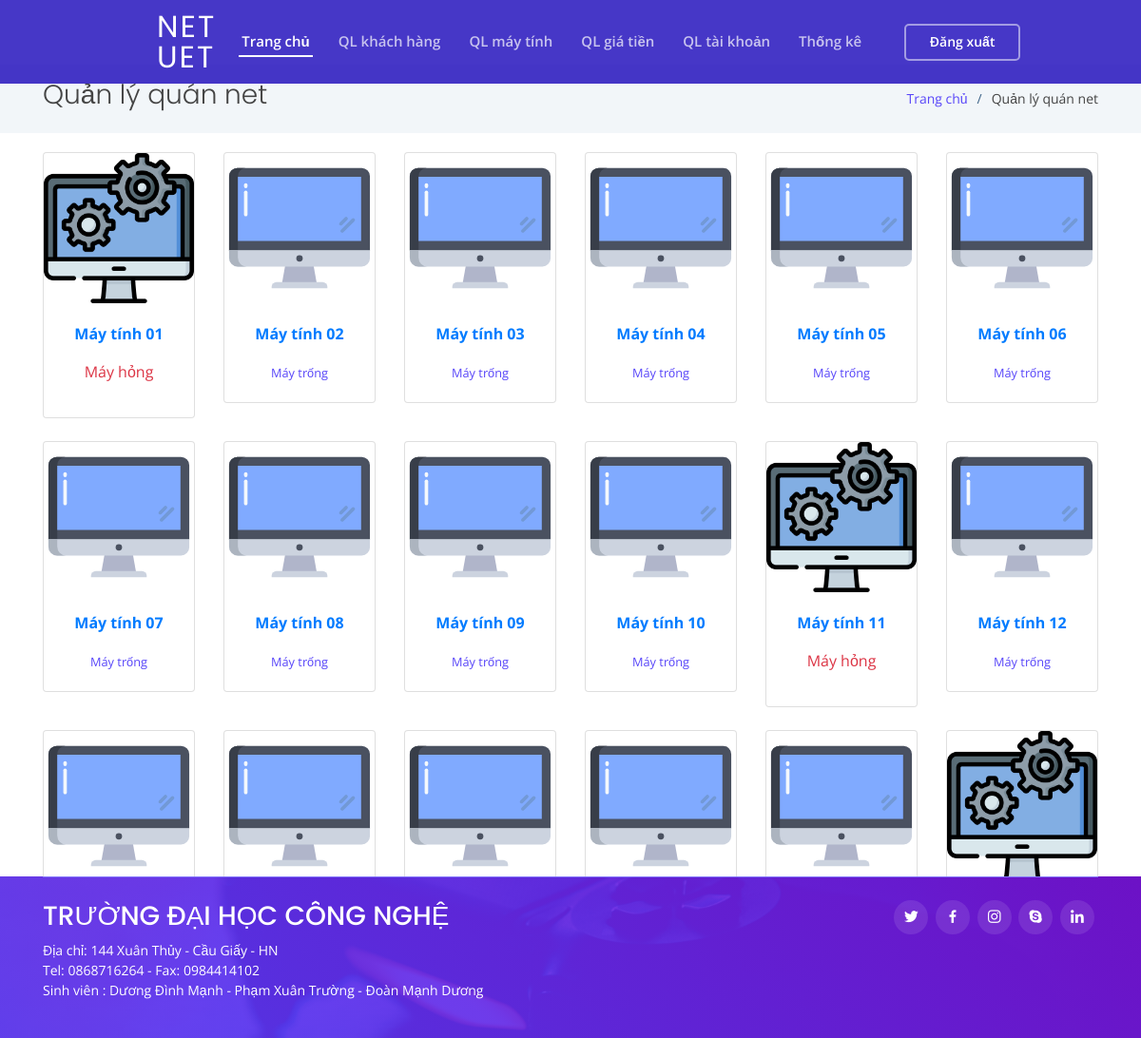
The page /index.php (signed in) on the database its author committed.
### tables this page shows
CREATE TABLE `maytinh` (
  `id` int(11) NOT NULL COMMENT 'khóa chính',
  `tenmay` varchar(32) NOT NULL COMMENT 'tên máy tính',
  `tinhtrang` varchar(32) NOT NULL DEFAULT 'binhthuong' COMMENT 'bình thường/hỏng'
);

### index.php (the view, shortened to what this page needs)
<?php
$title = "Quản lý quán net";
require_once('./header.php');
require_once('./db_connect.php');
?>
<div class="row">
	<?php
	$query = mysqli_query($conn, "SELECT * FROM `maytinh` WHERE 1 ORDER BY `tenmay` ASC");
	if ($query && $query->num_rows > 0) :
		while ($maytinh = mysqli_fetch_assoc($query)) :
			if ($maytinh['tinhtrang'] == 'Hỏng') :
	?>
				<div class="col-xl-2 col-md-4 col-6 mb-4"data-aos="zoom-in">
					<div class="card">
						<img src="./assets/img/settings.png" width="100px" class="card-img-top" alt="Máy đang gặp sự cố">
						<div class="card-body">
							<p class="font-weight-bold text-primary text-center"><?= $maytinh['tenmay'] ?></p>
							<p class="text-danger text-center">Máy hỏng</p>
						</div>
					</div>
				</div>
				<?php
			else :
				$querygiaodich = mysqli_query($conn, "SELECT * FROM `giaodich`, `giatien` WHERE `idmay`='" . $maytinh['id'] . "' AND `giatien`.`idgiatien`=`giaodich`.`idgiatien` ORDER BY `thoigianbatdau` DESC LIMIT 1");
				if ($querygiaodich && $querygiaodich->num_rows > 0) :
					$giaodich = mysqli_fetch_assoc($querygiaodich);
					if ($giaodich['thoigianketthuc'] == NULL) :
				?>
						<div class="col-xl-2 col-md-4 col-6 mb-4" data-aos="zoom-in">
							<a class="card" href="./ql-giao-dich.php?may=<?= $maytinh['id'] ?>">
								<img src="./assets/img/computer-used.png" width="100px" class="card-img-top" alt="máy đang sử dụng">
								<div class="card-body">
									<div class="font-weight-bold text-primary text-center"><?= $maytinh['tenmay'] ?></div>
									<div class="text-info text-center"><?= date("H:i:m", strtotime($giaodich['thoigianbatdau'])); ?></div>
									<div class="text-second text-center"><?php echo ceil(((time() - strtotime($giaodich['thoigianbatdau'])) / 3600) * $giaodich['gia'] * ((100 - $giaodich['giamgia']) / 100)); ?>.000 đ</div>
								</div>
							</a>
						</div>
					<?php
					else :
					?>
						<div class="col-xl-2 col-md-4 col-6 mb-4" data-aos="zoom-in">
							<a class="card text-center" href="./them-giao-dich.php?may=<?= $maytinh['id'] ?>">
								<img src="./assets/img/computer.svg" width="100px" class="card-img-top" alt="máy trống">
								<div class="card-body">
									<p class="font-weight-bold text-primary text-center"><?= $maytinh['tenmay'] ?></p>
									<small class="text-second text-center">Máy trống</small>
								</div>
							</a>
						</div>
					<?php
					endif;
				else :
					?>
					<div class="col-xl-2 col-md-4 col-6 mb-4" data-aos="zoom-in">
						<a class="card text-center" href="./them-giao-dich.php?may=<?= $maytinh['id'] ?>">
							<img src="./assets/img/computer.svg" width="100px" class="card-img-top" alt="máy trống">
							<div class="card-body">
								<p class="font-weight-bold text-primary text-center"><?= $maytinh['tenmay'] ?></p>
								<small class="text-second text-center">Máy trống</small>
							</div>
						</a>
					</div>
	<?php
				endif;
			endif;
		endwhile;
	endif;
	?>
</div>
<?php
require_once('./footer.php');
?>

### header.php (shortened to what this page needs)
<!DOCTYPE html>
<html lang="en">
<head>
  <link href="assets/vendor/bootstrap/css/bootstrap.min.css" rel="stylesheet">
  <link href="assets/vendor/icofont/icofont.min.css" rel="stylesheet">
  <link href="assets/vendor/boxicons/css/boxicons.min.css" rel="stylesheet">
  <link href="assets/vendor/owl.carousel/assets/owl.carousel.min.css" rel="stylesheet">
  <link href="assets/vendor/venobox/venobox.css" rel="stylesheet">
  <link href="assets/vendor/aos/aos.css" rel="stylesheet">
  <link rel="stylesheet" href="//cdnjs.cloudflare.com/ajax/libs/font-awesome/4.7.0/css/font-awesome.min.css">
  <link rel="stylesheet" href="assets/css/styleDatatable.css">
  <link href="assets/css/style.css" rel="stylesheet">
  <link href="https://cdn.jsdelivr.net/npm/select2@4.1.0-rc.0/dist/css/select2.min.css" rel="stylesheet" />
</head>
<body>
  <header id="header" class="fixed-top header-inner-pages">
    <div class="container-fluid">
      <div class="row justify-content-center">
        <div class="col-xl-9 d-flex align-items-center">
          <h1 class="logo mr-auto"><a href="index.php">NET UET</a></h1>
          <nav class="nav-menu d-none d-lg-block">
            <ul id="menuHeader">
              <li><a href="./index.php" data="index">Trang chủ</a></li>
              <li><a href="./ql-khach-hang.php" data="ql-khach-hang">QL khách hàng</a></li>
              <li><a href="./ql-may-tinh.php" data="ql-may-tinh">QL máy tính</a></li>
              <li><a href="./ql-gia-tien.php" data="ql-gia-tien">QL giá tiền</a></li>
              <li><a href="./ql-tai-khoan.php" data="ql-tai-khoan">QL tài khoản</a></li>
              <li class="drop-down"><a href="javascript:void(0);" data="thong-ke-doanh-thu thong-ke-khach-hang">Thống kê</a>
              </li>
            </ul>
          </nav>
          <a href="dang-xuat.php" class="get-started-btn scrollto">Đăng xuất</a>
        </div>
      </div>
    </div>
  </header>
  <main id="main">
    <section class="breadcrumbs">
      <div class="container">
        <div class="d-flex justify-content-between align-items-center">
          <h2><?= $title ?></h2>
          <ol>
            <li><a href="index.php">Trang chủ</a></li>
            <li><?= $title ?></li>
          </ol>
        </div>
      </div>
    </section>
    <section class="inner-page">
      <div class="container">

### footer.php (shortened to what this page needs)
</div>
</section>
</main>
<footer id="footer" >
  <div class="container">
    <div class="copyright-wrap d-md-flex py-4">
      <div class="mr-md-auto text-center text-md-left">
        <div class="copyright">
          <h3>TRƯỜNG ĐẠI HỌC CÔNG NGHỆ</h3>
          <p>
            Địa chỉ: 144 Xuân Thủy - Cầu Giấy - HN<br />
            Tel: 0868716264 - Fax: 0984414102<br />
            Sinh viên : Dương Đình Mạnh - Phạm Xuân Trường - Đoàn Mạnh Dương<br />
          </p>
        </div>
      </div>
      <div class="social-links text-center text-md-right pt-3 pt-md-0">
        <a href="#" class="twitter"><i class="bx bxl-twitter"></i></a>
        <a href="https://www.facebook.com/duongmanhvp" class="facebook"><i class="bx bxl-facebook"></i></a>
        <a href="https://www.instagram.com" class="instagram"><i class="bx bxl-instagram"></i></a>
        <a href="#" class="google-plus"><i class="bx bxl-skype"></i></a>
        <a href="#" class="linkedin"><i class="bx bxl-linkedin"></i></a>
      </div>
    </div>
  </div>
</footer>
</body>
</html>

### assets/css/style.css (style rules this page uses)
body { font-family: "Open Sans", sans-serif; color: #444444; cursor: url(../cursor/xanhla.cur), auto; }
a { color: #5846f9; }
h1, h2, h3, h4, h5, h6 { font-family: "Poppins", sans-serif; }
#header { transition: all 0.5s; z-index: 997; padding: 20px 0; }
#header.header-scrolled, #header.header-inner-pages { background: rgba(24, 6, 185, 0.8); padding: 12px 0; }
#header .logo { font-size: 32px; margin: 0; padding: 0; line-height: 1; font-weight: 400; letter-spacing: 2px; text-transform: uppercase; }
#header .logo a { color: #fff; }
.nav-menu ul { margin: 0; padding: 0; list-style: none; }
.nav-menu > ul { display: flex; }
.nav-menu > ul > li { position: relative; white-space: nowrap; padding: 10px 0 10px 24px; }
.nav-menu a { display: block; position: relative; color: rgba(255, 255, 255, 0.7); transition: 0.3s; font-size: 15px; font-weight: 600; padding: 0 3px; font-family: "Open Sans", sans-serif; }
.nav-menu > ul > li > a:before { content: ""; position: absolute; width: 100%; height: 2px; bottom: -5px; left: 0; background-color: #fff; visibility: hidden; width: 0px; transition: all 0.3s ease-in-out 0s; }
.nav-menu a:hover:before, .nav-menu li:hover > a:before, .nav-menu .active > a:before { visibility: visible; width: 100%; }
.nav-menu a:hover, .nav-menu .active > a, .nav-menu li:hover > a { color: #fff; }
.nav-menu .drop-down > a:after { content: "\ea99"; font-family: IcoFont; padding-left: 5px; }
.get-started-btn { margin-left: 25px; color: #fff; border-radius: 5px; padding: 6px 25px 8px 25px; white-space: nowrap; transition: 0.3s; font-size: 14px; font-weight: 600; display: inline-block; border: 2px solid rgba(255, 255, 255, 0.5); }
section { padding: 20px 0; overflow: hidden; }
.breadcrumbs { padding: 15px 0; background: #f2f6f9; min-height: 40px; margin-top: 68px; }
.breadcrumbs h2 { font-size: 28px; font-weight: 300; }
.breadcrumbs ol { display: flex; flex-wrap: wrap; list-style: none; padding: 0; font-size: 14px; margin: 0; }
.breadcrumbs ol li + li { padding-left: 10px; }
.breadcrumbs ol li + li::before { display: inline-block; padding-right: 10px; color: #3c6387; content: "/"; }
#footer { color: #fff; font-size: 14px; background: linear-gradient(45deg, rgba(86, 58, 250, 0.9) 0%, rgba(116, 15, 214, 0.9) 100%), url("../img/hero-bg.jpg") center center no-repeat; background-size: cover; position: fixed; bottom: 0; right: 0; left: 0; }
#footer .copyright-wrap { border-top: 1px solid #8577fb; }
#footer .social-links a { font-size: 18px; display: inline-block; background: rgba(255, 255, 255, 0.1); color: #fff; line-height: 1; padding: 8px 0; margin-right: 4px; border-radius: 50%; text-align: center; width: 36px; height: 36px; transition: 0.3s; }

### rows shown on the page
maytinh: tenmay "Máy tính 01"
maytinh: tenmay "Máy tính 02"
maytinh: tenmay "Máy tính 03"
maytinh: tenmay "Máy tính 04"
maytinh: tenmay "Máy tính 05"
maytinh: tenmay "Máy tính 06"
maytinh: tenmay "Máy tính 07"
maytinh: tenmay "Máy tính 08"
maytinh: tenmay "Máy tính 09"
maytinh: tenmay "Máy tính 10"
maytinh: tenmay "Máy tính 11"
maytinh: tenmay "Máy tính 12"

### other values the page prints
$title "Quản lý quán net"
